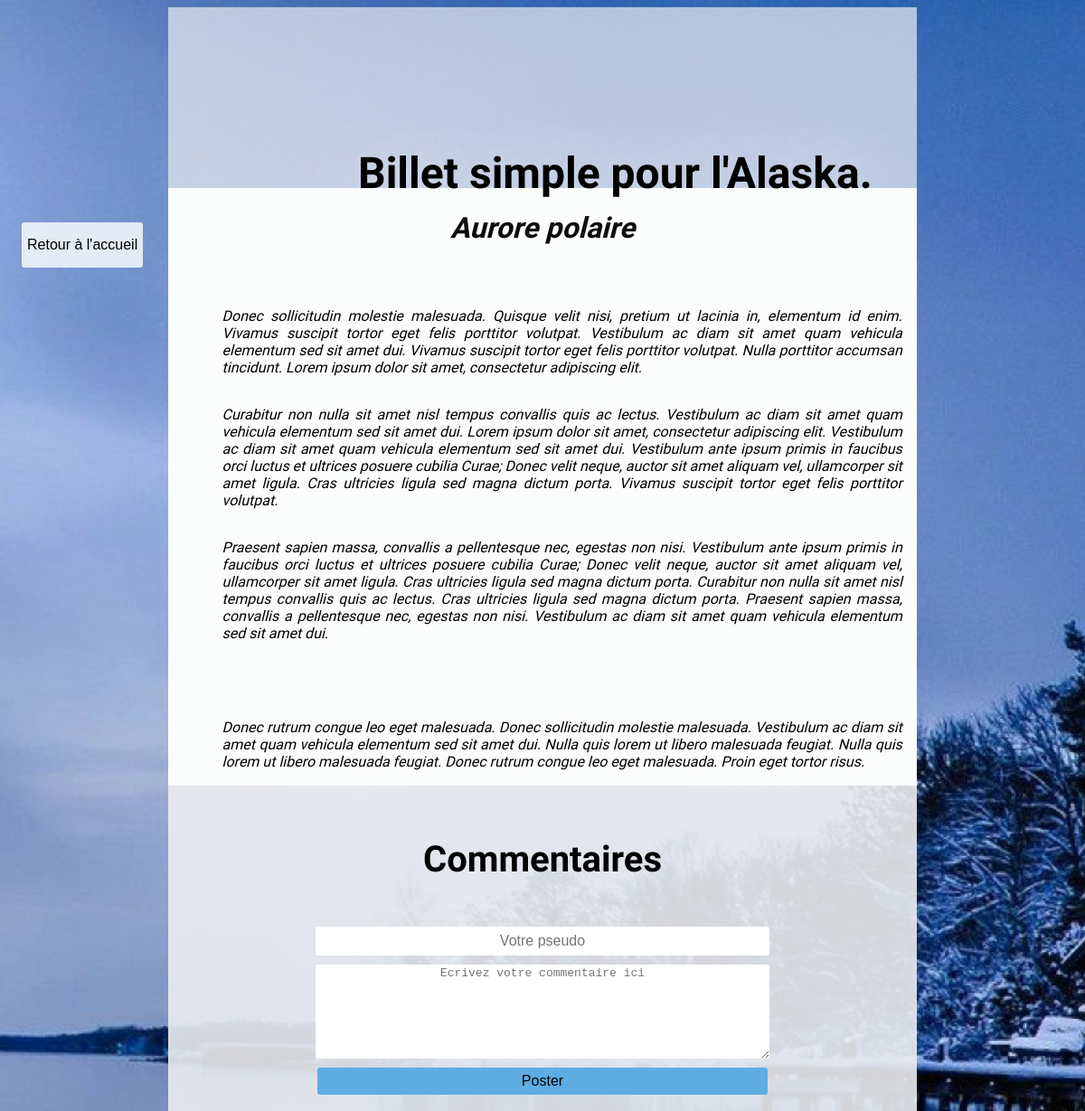
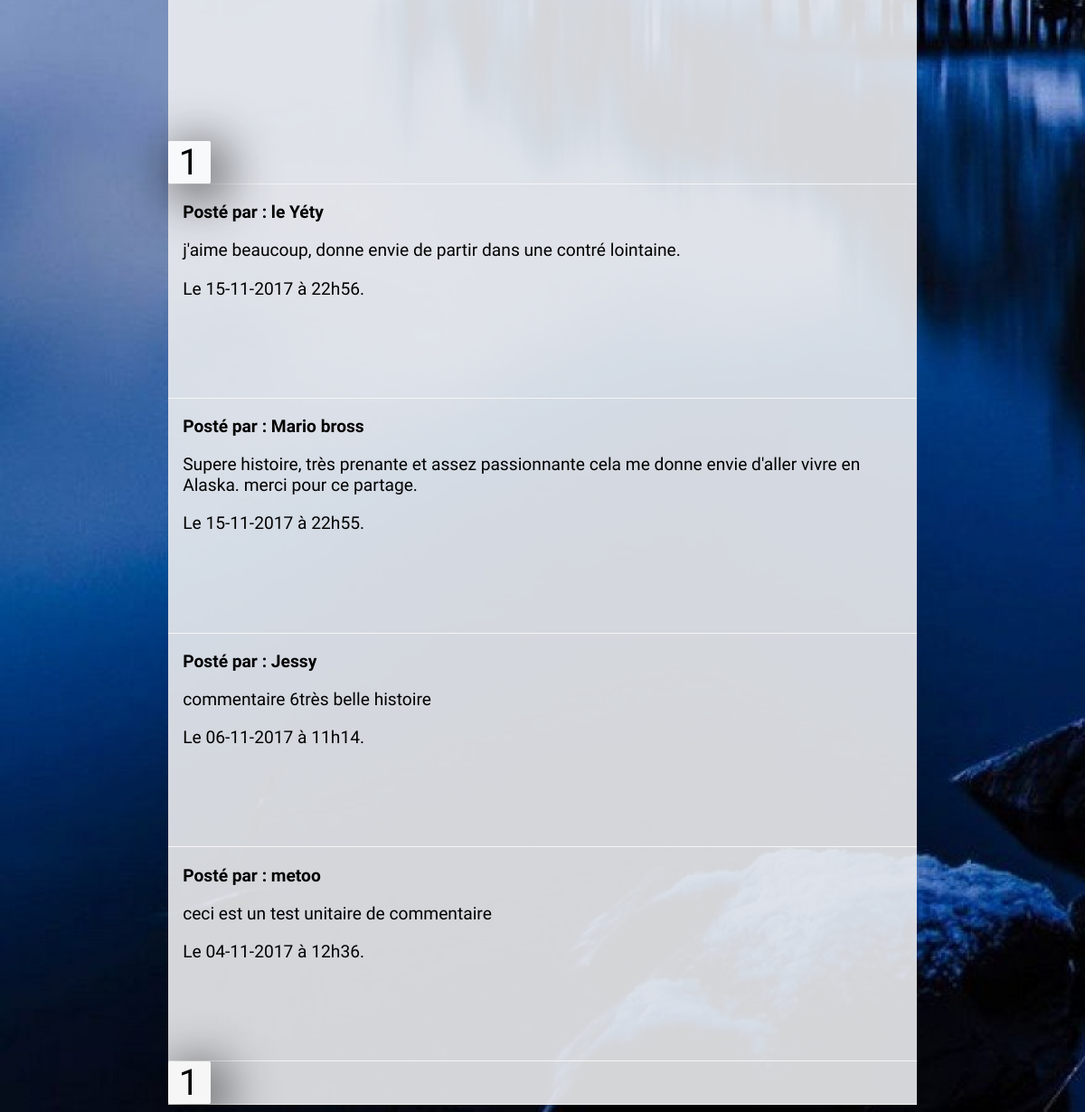
Screenshot of /view/blog/articleVIsiteur.php?id=319 with the database file from the repository (2 pictures, top to bottom).
### tables this page shows
CREATE TABLE `article` (
  `id` int(11) NOT NULL,
  `titre` varchar(255) NOT NULL,
  `contenu` text NOT NULL,
  `date_creation` date NOT NULL,
  `date_update` date NOT NULL
);

CREATE TABLE `commentaires` (
  `id` int(11) NOT NULL,
  `pseudo` varchar(255) NOT NULL,
  `commentaire` varchar(255) NOT NULL,
  `date_creation` datetime NOT NULL,
  `signale` int(11) NOT NULL,
  `id_article` int(11) NOT NULL
);

### controller/admin/php/admin.php (called while the page is built, shortened)
<?php
    class Articles{
        private $managerArticle;
        function __construct(){
            $this->managerArticle = new ManagerArticle(new PDO('mysql:host=localhost;dbname=blogJeanForteroche; charset=utf8', 'root','root', array(PDO::ATTR_ERRMODE => PDO::ERRMODE_EXCEPTION)));
        }
        public function one($id){
            return $this->managerArticle->selectOne($id)->closeCursor();
        }
    }

### modele/class/ManagerCommentaires.class.php (the view, shortened to what this page needs)
<?php
  class ManagerCommentaires extends ManagerArticle{
    public function __construct($bd)
    {
      $this->connexionBdd = $bd;
    }
    public function readAllComments($idArticle, $limt, $offst){
        $read = $this->connexionBdd->prepare('SELECT id, pseudo, commentaire, signale, DATE_FORMAT(date_creation, \'%d-%m-%Y à %Hh%i.\') AS date_com FROM commentaires WHERE id_article = :id_article ORDER BY id DESC LIMIT '.$offst.','.$limt);
        $read->execute(array(
          'id_article'=> $idArticle));
          while ($donnees = $read->fetch()) {
            if($donnees['signale'] != 1){
              echo '<div>
                    <p class="pseudo"> Posté par : ' . $donnees['pseudo'] . '</p>
                    <p class="commentaires">' . $donnees['commentaire'] . '</p>
                    <p class="datetime">Le ' . $donnees['date_com'] . '</p>
                    <a class="supr" href="article.php?idCom='.$donnees['id'].'"><button>Supprimer</button></a>
                    <a class="lienBtn" href="articleVisiteur.php?idComsign=' .$donnees['id']. '"><button class="btn">Signaler</button></a>
                  </div>';
            }
            else {
              echo '<div>
                    <p class="pseudo"> Posté par : ' . $donnees['pseudo'] . '</p>
                    <p class="commentaires"> ' . $donnees['commentaire'] . ' <i class="fa fa-exclamation-triangle" aria-hidden="true"></i></p>
                    <p class="datetime">Le ' . $donnees['date_com'] . '</p>
                    <a class="supr" href="article.php?idCom='.$donnees['id'].'"><button>Supprimer</button></a>
                    <a class="lienBtn" href="articleVisiteur.php?idComsign=' .$donnees['id']. '"><button class="btn">Signaler</button></a>
                  </div>';
            }
          }
        return $read;
      }
    public function countCom($idArticle){
      $count = $this->connexionBdd->prepare('SELECT id FROM commentaires WHERE id_article = :idArticle');
      $count -> execute(['idArticle' => $idArticle]);
      $nCom = $count->rowCount();
      return $nCom;
    }
  }

### view/blog/articleVisiteur.php (shortened to what this page needs)
<!DOCTYPE html>
<html>
  <head>
    <link rel="stylesheet" href="../css/styleSheetArticle.css">
  </head>
  <body>
      <?php
        require('../../modele/class/ManagerArticle.class.php');
        require('../../modele/class/ManagerCommentaires.class.php');
        require('../../controller/admin/php/admin.php');
        require('../../controller/admin/php/readAllComments.funct.php');
        $coms = new Commentaires();
        if(!isset($_COOKIE['idArticle'])){
          $idArticle = htmlspecialchars($_GET['id']);
        }
        else{
          $idArticle = $_COOKIE['idArticle'];
        }
      ?>
      <section id="main_contenaire">
        <h1 id="titreBlog">Billet simple pour l'Alaska.</h1>
        <div id="cadreTitre"></div>
        <section id="articleContent">
        <?php
            $one = new Articles();
            $one->one($idArticle);
        ?>
      </section>
        <aside id="commentaires">
          <h2>Commentaires</h2>
          <form method="POST" action="articleVisiteur.php">
            <input type="text" name="pseudo" id="speudo" placeholder="Votre pseudo">
            <textarea name="commentaire" id="commentaire" placeholder="Ecrivez votre commentaire ici"></textarea>
            <input id="submit" type="submit" value="Poster">
          </form>
          <?php
            if(isset($_GET['p'])){
                $p = $_GET['p'];
              }else {
                $p =1;
              }
            $c =1;
            echo '<div class="pagin">';
            $coms->countCom($idArticle,$p, $c);
            echo '</div>';
            $coms -> readAll($idArticle);
            echo '<div class="pagin">';
            $coms->countCom($idArticle, $p, $c);
            echo '</div>';
            ?>
        </aside>
        <a id="accueil" href="index.php"><button>Retour à l'accueil</button></a>
      </section>
  </body>
</html>

### modele/class/ManagerArticle.class.php (shortened to what this page needs)
<?php
class ManagerArticle{
    private $connexionBdd;
    function __construct($bd){
      $this->connexionBdd = $bd;
    }
    public function selectOne($id){
      $select = $this->connexionBdd->prepare('SELECT * FROM article WHERE id=?');
      $select->execute(array($id));
      while ($donnees = $select->fetch()) {
           echo $donnees['contenu'];
      }
      return $select;
    }
}

### controller/admin/php/readAllComments.funct.php (shortened to what this page needs)
<?php
  class Commentaires{
    private $manager;
    private $nItemespPage;
    private $offset;
    function __construct(){
        $this->manager = new ManagerCommentaires(new PDO('mysql:host=localhost;dbname=blogJeanForteroche; charset=utf8', 'root','root', array(PDO::ATTR_ERRMODE => PDO::ERRMODE_EXCEPTION)));
        $this->nItemespPage = 4;
    }
    public function readAll($idArticle){
      $commentaires = $this->manager;
      if(isset($idArticle)){
        $commentaires -> readAllComments($idArticle, $this->nItemespPage, $this->offset);
      }
      return $commentaires;
    }
    public function countCom($idArticle, $p, $c){
      $count = $this->manager;
      $nPages = ceil($count->countCom($idArticle)/$this->nItemespPage);
        if(isset($p) && !empty($p) && $p > 0 && $p <= $this->nItemespPage){
          $currentPage = htmlspecialchars(intval($p));
        }
        else {
          $currentPage =1;
        }
        $this->offset = ($currentPage - 1) * $this->nItemespPage;
        if(empty($c)){
            for($i= 1; $i < $nPages; $i++){
              if($i == $currentPage){
                echo '<a id="page">'.$i.'</a>';
              }
              else{
                echo '<a  class="pages" href="article.php?p='.$i.'">'.$i.' </a>';
              }
            }
        }
        else{
            for($i= 1; $i < $nPages; $i++){
              if($i == $currentPage){
                echo '<a id="page">'.$i.'</a>';
              }
              else{
                echo '<a  class="pages" href="articleVisiteur.php?p='.$i.'">'.$i.' </a>';
              }
            }
        }
    }
  }

### view/css/styleSheetArticle.css (style rules this page uses)
body { font-family: 'Contrail One', cursive,'Open Sans', sans-serif; background: url('../images/587670918-winter-log-cabin-wallpaper.jpg') fixed; background-repeat: no-repeat; background-size: cover; }
#main_contenaire { width: 100%; }
#titreBlog { position: absolute; top: 5%; left: 33%; font-size: 3em; text-shadow: 10px 10px 70px snow; }
#cadreTitre { background: rgba(235, 237, 239,0.7); width: 70%; height: 200px; margin: auto; }
#articleContent,#commentaires ,img { width: 70%; margin: auto; }
#articleContent { background: #fbfcfc; }
#articleContent h1 { font-size: 2em; margin: 0; padding-top: 3%; }
#articleContent p { padding: 2%; text-align: justify; margin: 0; }
#commentaires { background: rgba(235, 237, 239,0.9); }
#commentaires form { display: flex; flex-direction: column; margin-bottom: 15%; padding-bottom: 6%; }
#commentaires form input, #commentaires form textarea { width: 60%; border-radius: 3px; margin: auto; margin-top: 10px; border: 0; font-size: 1em; text-align: center; }
#commentaires form input { height: 30px; }
#commentaires form textarea { height: 100px; }
#submit { background-color: #5DADE2; margin-bottom: 10px; }
#commentaires h2, #infoCom { text-align: center; }
#commentaires h2 { font-size: 2.5em; margin: 0; padding-top: 7%; padding-bottom: 5%; }
#commentaires p { padding-left: 2%; font-size: 1.2em; }
.pseudo { font-weight: bold; }
#commentaires div { position: relative; border-bottom: 0.2px solid #F5F5F5; }
#accueil { position: fixed; top: 10%; left: 2%; z-index: 20; }
#accueil button { height: 50px; font-size: 1em; font-weight: 300; background-color: rgba(255,255,255,0.8); border: 0; border-radius: 3px; }
.pages, #page { display: inline-block; background: rgba(255,255,255,0.8); width: 47px; text-align: center; text-decoration: none; font-size: 2em; }
#page { font-size: 2.5em; box-shadow: 10px 10px 60px black; border-radius: 2px; }

### rows the page displays
article: contenu "Aurore polaire Donec sollicitudin molestie malesuada. Quisque velit nisi, pretium ut lacinia in, elementum id enim. Vivamus suscipit tortor eget felis porttitor volutpat. Vestibulum ac diam sit amet quam vehicula elementum sed sit amet dui. Vivamus suscipit tortor eget felis porttitor volutpat. Nulla porttitor accumsan tincidunt. Lorem ipsum dolor sit amet, consectetur adipiscing elit. Curabitur non nulla sit amet nisl tempus convallis quis ac lectus. Vestibulum ac diam sit amet quam vehicula elementum sed sit amet dui. Lorem ipsum dolor sit amet, consectetur adipiscing elit. Vestibulum ac diam sit amet quam vehicula elementum sed sit amet dui. Vestibulum ante ipsum primis in faucibus orci…"
commentaires: pseudo "le Yéty", commentaire "j'aime beaucoup, donne envie de partir dans une contré lointaine.", date_com "15-11-2017 à 22h56."
commentaires: pseudo "Mario bross", commentaire "Supere histoire, très prenante et assez passionnante cela me donne envie d'aller vivre en Alaska. merci pour ce partage.", date_com "15-11-2017 à 22h55."
commentaires: pseudo "Jessy", commentaire "commentaire 6très belle histoire", date_com "06-11-2017 à 11h14."
commentaires: pseudo "metoo", commentaire "ceci est un test unitaire de commentaire", date_com "04-11-2017 à 12h36."
